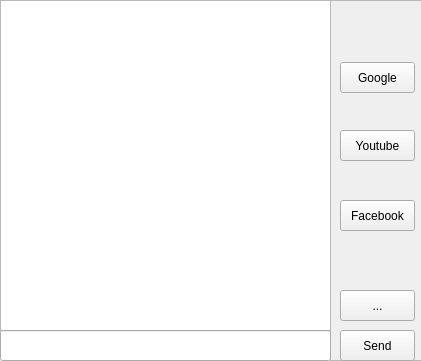
<?xml version="1.0" encoding="UTF-8"?>
<ui version="4.0">
 <class>MainWindow</class>
 <widget class="QMainWindow" name="MainWindow">
  <property name="windowModality">
   <enum>Qt::WindowModal</enum>
  </property>
  <property name="geometry">
   <rect>
    <x>0</x>
    <y>0</y>
    <width>421</width>
    <height>361</height>
   </rect>
  </property>
  <property name="minimumSize">
   <size>
    <width>421</width>
    <height>361</height>
   </size>
  </property>
  <property name="cursor">
   <cursorShape>PointingHandCursor</cursorShape>
  </property>
  <property name="windowTitle">
   <string>MainWindow</string>
  </property>
  <property name="autoFillBackground">
   <bool>true</bool>
  </property>
  <property name="documentMode">
   <bool>true</bool>
  </property>
  <property name="tabShape">
   <enum>QTabWidget::Rounded</enum>
  </property>
  <property name="dockNestingEnabled">
   <bool>true</bool>
  </property>
  <widget class="QWidget" name="centralwidget">
   <property name="minimumSize">
    <size>
     <width>421</width>
     <height>361</height>
    </size>
   </property>
   <property name="maximumSize">
    <size>
     <width>421</width>
     <height>361</height>
    </size>
   </property>
   <widget class="QFrame" name="frame">
    <property name="geometry">
     <rect>
      <x>330</x>
      <y>0</y>
      <width>101</width>
      <height>361</height>
     </rect>
    </property>
    <property name="maximumSize">
     <size>
      <width>101</width>
      <height>361</height>
     </size>
    </property>
    <property name="frameShape">
     <enum>QFrame::StyledPanel</enum>
    </property>
    <property name="frameShadow">
     <enum>QFrame::Raised</enum>
    </property>
    <widget class="QPushButton" name="btnGoogle">
     <property name="geometry">
      <rect>
       <x>10</x>
       <y>62</y>
       <width>75</width>
       <height>31</height>
      </rect>
     </property>
     <property name="maximumSize">
      <size>
       <width>75</width>
       <height>31</height>
      </size>
     </property>
     <property name="cursor">
      <cursorShape>PointingHandCursor</cursorShape>
     </property>
     <property name="text">
      <string>Google</string>
     </property>
    </widget>
    <widget class="QPushButton" name="btnYoutube">
     <property name="geometry">
      <rect>
       <x>10</x>
       <y>130</y>
       <width>75</width>
       <height>31</height>
      </rect>
     </property>
     <property name="maximumSize">
      <size>
       <width>75</width>
       <height>31</height>
      </size>
     </property>
     <property name="cursor">
      <cursorShape>PointingHandCursor</cursorShape>
     </property>
     <property name="text">
      <string>Youtube</string>
     </property>
    </widget>
    <widget class="QPushButton" name="btnFb">
     <property name="geometry">
      <rect>
       <x>10</x>
       <y>200</y>
       <width>75</width>
       <height>31</height>
      </rect>
     </property>
     <property name="maximumSize">
      <size>
       <width>75</width>
       <height>31</height>
      </size>
     </property>
     <property name="cursor">
      <cursorShape>PointingHandCursor</cursorShape>
     </property>
     <property name="text">
      <string>Facebook</string>
     </property>
    </widget>
    <widget class="QPushButton" name="pushButton_5">
     <property name="geometry">
      <rect>
       <x>10</x>
       <y>290</y>
       <width>75</width>
       <height>31</height>
      </rect>
     </property>
     <property name="maximumSize">
      <size>
       <width>75</width>
       <height>31</height>
      </size>
     </property>
     <property name="cursor">
      <cursorShape>PointingHandCursor</cursorShape>
     </property>
     <property name="text">
      <string>...</string>
     </property>
    </widget>
   </widget>
   <widget class="QListView" name="listView">
    <property name="geometry">
     <rect>
      <x>0</x>
      <y>0</y>
      <width>331</width>
      <height>331</height>
     </rect>
    </property>
    <property name="maximumSize">
     <size>
      <width>331</width>
      <height>331</height>
     </size>
    </property>
   </widget>
   <widget class="QLineEdit" name="lineEdit">
    <property name="geometry">
     <rect>
      <x>0</x>
      <y>330</y>
      <width>331</width>
      <height>31</height>
     </rect>
    </property>
    <property name="maximumSize">
     <size>
      <width>331</width>
      <height>31</height>
     </size>
    </property>
   </widget>
   <widget class="QPushButton" name="btnSend">
    <property name="geometry">
     <rect>
      <x>340</x>
      <y>330</y>
      <width>75</width>
      <height>31</height>
     </rect>
    </property>
    <property name="maximumSize">
     <size>
      <width>75</width>
      <height>31</height>
     </size>
    </property>
    <property name="text">
     <string>Send</string>
    </property>
   </widget>
  </widget>
 </widget>
 <resources/>
 <connections/>
</ui>
